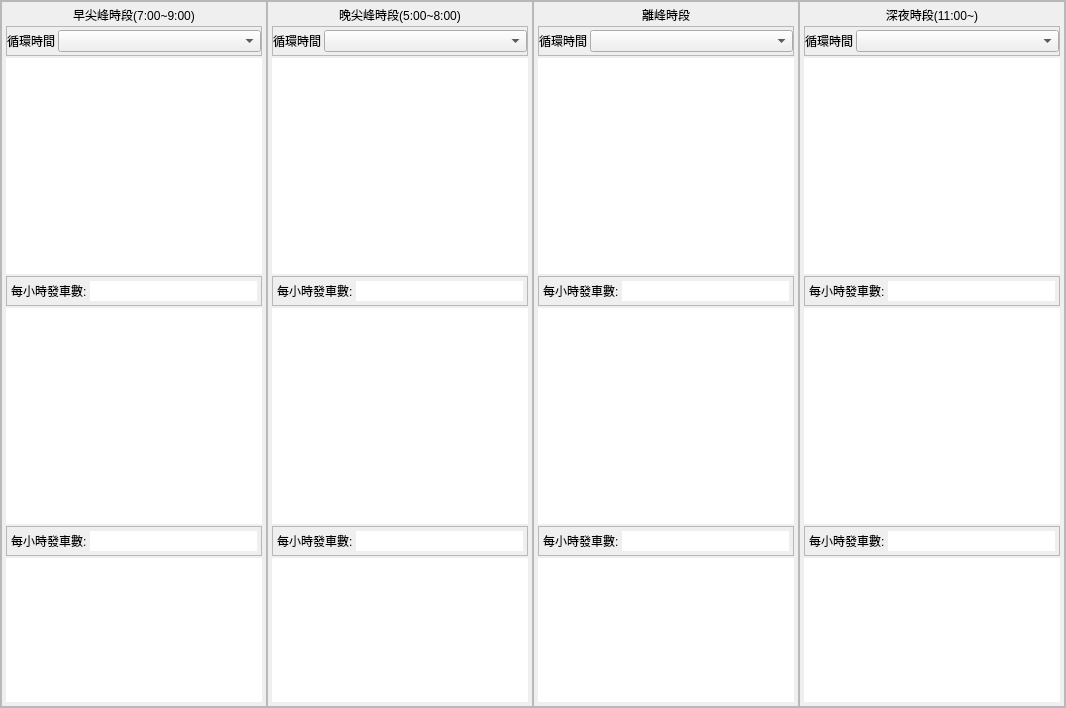
       <widget class="QFrame" name="weekdays_f">
        <property name="sizePolicy">
         <sizepolicy hsizetype="Preferred" vsizetype="Preferred">
          <horstretch>4</horstretch>
          <verstretch>0</verstretch>
         </sizepolicy>
        </property>
        <property name="frameShape">
         <enum>QFrame::Shape::StyledPanel</enum>
        </property>
        <property name="frameShadow">
         <enum>QFrame::Shadow::Raised</enum>
        </property>
        <layout class="QHBoxLayout" name="horizontalLayout">
         <property name="spacing">
          <number>0</number>
         </property>
         <property name="leftMargin">
          <number>0</number>
         </property>
         <property name="topMargin">
          <number>0</number>
         </property>
         <property name="rightMargin">
          <number>0</number>
         </property>
         <property name="bottomMargin">
          <number>0</number>
         </property>
         <item>
          <widget class="QFrame" name="morning_peak_f">
           <property name="frameShape">
            <enum>QFrame::Shape::StyledPanel</enum>
           </property>
           <property name="frameShadow">
            <enum>QFrame::Shadow::Raised</enum>
           </property>
           <layout class="QVBoxLayout" name="verticalLayout_2">
            <property name="spacing">
             <number>2</number>
            </property>
            <property name="leftMargin">
             <number>4</number>
            </property>
            <property name="topMargin">
             <number>4</number>
            </property>
            <property name="rightMargin">
             <number>4</number>
            </property>
            <property name="bottomMargin">
             <number>4</number>
            </property>
            <item>
             <widget class="QLabel" name="morning_peak_l">
              <property name="text">
               <string>早尖峰時段(7:00~9:00)</string>
              </property>
              <property name="alignment">
               <set>Qt::AlignmentFlag::AlignCenter</set>
              </property>
             </widget>
            </item>
            <item>
             <widget class="QFrame" name="cycle_f1">
              <property name="sizePolicy">
               <sizepolicy hsizetype="Preferred" vsizetype="Fixed">
                <horstretch>0</horstretch>
                <verstretch>0</verstretch>
               </sizepolicy>
              </property>
              <property name="minimumSize">
               <size>
                <width>0</width>
                <height>30</height>
               </size>
              </property>
              <property name="maximumSize">
               <size>
                <width>16777215</width>
                <height>30</height>
               </size>
              </property>
              <property name="frameShape">
               <enum>QFrame::Shape::StyledPanel</enum>
              </property>
              <property name="frameShadow">
               <enum>QFrame::Shadow::Raised</enum>
              </property>
              <layout class="QHBoxLayout" name="horizontalLayout_3">
               <property name="spacing">
                <number>3</number>
               </property>
               <property name="leftMargin">
                <number>0</number>
               </property>
               <property name="topMargin">
                <number>2</number>
               </property>
               <property name="rightMargin">
                <number>0</number>
               </property>
               <property name="bottomMargin">
                <number>2</number>
               </property>
               <item>
                <widget class="QLabel" name="cycle_l1">
                 <property name="text">
                  <string>循環時間</string>
                 </property>
                </widget>
               </item>
               <item>
                <widget class="QComboBox" name="cycle_b1">
                 <property name="sizePolicy">
                  <sizepolicy hsizetype="Expanding" vsizetype="Fixed">
                   <horstretch>0</horstretch>
                   <verstretch>0</verstretch>
                  </sizepolicy>
                 </property>
                </widget>
               </item>
              </layout>
             </widget>
            </item>
            <item>
             <widget class="QTableWidget" name="morning_peak_table_up">
              <property name="sizePolicy">
               <sizepolicy hsizetype="Expanding" vsizetype="Expanding">
                <horstretch>0</horstretch>
                <verstretch>3</verstretch>
               </sizepolicy>
              </property>
              <property name="frameShape">
               <enum>QFrame::Shape::NoFrame</enum>
              </property>
             </widget>
            </item>
            <item>
             <widget class="QFrame" name="total_f1_up">
              <property name="frameShape">
               <enum>QFrame::Shape::StyledPanel</enum>
              </property>
              <property name="frameShadow">
               <enum>QFrame::Shadow::Raised</enum>
              </property>
              <layout class="QHBoxLayout" name="horizontalLayout_15">
               <property name="spacing">
                <number>3</number>
               </property>
               <property name="leftMargin">
                <number>4</number>
               </property>
               <property name="topMargin">
                <number>4</number>
               </property>
               <property name="rightMargin">
                <number>4</number>
               </property>
               <property name="bottomMargin">
                <number>4</number>
               </property>
               <item>
                <widget class="QLabel" name="total_l1_up">
                 <property name="text">
                  <string>每小時發車數:</string>
                 </property>
                </widget>
               </item>
               <item>
                <widget class="QLineEdit" name="total_b1_up">
                 <property name="frame">
                  <bool>false</bool>
                 </property>
                 <property name="readOnly">
                  <bool>true</bool>
                 </property>
                </widget>
               </item>
              </layout>
             </widget>
            </item>
            <item>
             <widget class="QTableWidget" name="morning_peak_table_down">
              <property name="sizePolicy">
               <sizepolicy hsizetype="Expanding" vsizetype="Expanding">
                <horstretch>0</horstretch>
                <verstretch>3</verstretch>
               </sizepolicy>
              </property>
              <property name="frameShape">
               <enum>QFrame::Shape::NoFrame</enum>
              </property>
             </widget>
            </item>
            <item>
             <widget class="QFrame" name="total_f1_down">
              <property name="frameShape">
               <enum>QFrame::Shape::StyledPanel</enum>
              </property>
              <property name="frameShadow">
               <enum>QFrame::Shadow::Raised</enum>
              </property>
              <layout class="QHBoxLayout" name="horizontalLayout_9">
               <property name="spacing">
                <number>3</number>
               </property>
               <property name="leftMargin">
                <number>4</number>
               </property>
               <property name="topMargin">
                <number>4</number>
               </property>
               <property name="rightMargin">
                <number>4</number>
               </property>
               <property name="bottomMargin">
                <number>4</number>
               </property>
               <item>
                <widget class="QLabel" name="total_l1_down">
                 <property name="text">
                  <string>每小時發車數:</string>
                 </property>
                </widget>
               </item>
               <item>
                <widget class="QLineEdit" name="total_b1_down">
                 <property name="frame">
                  <bool>false</bool>
                 </property>
                 <property name="readOnly">
                  <bool>true</bool>
                 </property>
                </widget>
               </item>
              </layout>
             </widget>
            </item>
            <item>
             <widget class="QTableWidget" name="morning_peak_table_through">
              <property name="sizePolicy">
               <sizepolicy hsizetype="Expanding" vsizetype="Expanding">
                <horstretch>0</horstretch>
                <verstretch>2</verstretch>
               </sizepolicy>
              </property>
              <property name="frameShape">
               <enum>QFrame::Shape::NoFrame</enum>
              </property>
             </widget>
            </item>
           </layout>
          </widget>
         </item>
         <item>
          <widget class="QFrame" name="nignt_peak_f">
           <property name="frameShape">
            <enum>QFrame::Shape::StyledPanel</enum>
           </property>
           <property name="frameShadow">
            <enum>QFrame::Shadow::Raised</enum>
           </property>
           <layout class="QVBoxLayout" name="verticalLayout_3">
            <property name="spacing">
             <number>2</number>
            </property>
            <property name="leftMargin">
             <number>4</number>
            </property>
            <property name="topMargin">
             <number>4</number>
            </property>
            <property name="rightMargin">
             <number>4</number>
            </property>
            <property name="bottomMargin">
             <number>4</number>
            </property>
            <item>
             <widget class="QLabel" name="night_peak_l">
              <property name="text">
               <string>晚尖峰時段(5:00~8:00)</string>
              </property>
              <property name="alignment">
               <set>Qt::AlignmentFlag::AlignCenter</set>
              </property>
             </widget>
            </item>
            <item>
             <widget class="QFrame" name="cycle_f1_2">
              <property name="sizePolicy">
               <sizepolicy hsizetype="Preferred" vsizetype="Fixed">
                <horstretch>0</horstretch>
                <verstretch>0</verstretch>
               </sizepolicy>
              </property>
              <property name="minimumSize">
               <size>
                <width>0</width>
                <height>30</height>
               </size>
              </property>
              <property name="maximumSize">
               <size>
                <width>16777215</width>
                <height>30</height>
               </size>
              </property>
              <property name="frameShape">
               <enum>QFrame::Shape::StyledPanel</enum>
              </property>
              <property name="frameShadow">
               <enum>QFrame::Shadow::Raised</enum>
              </property>
              <layout class="QHBoxLayout" name="horizontalLayout_4">
               <property name="spacing">
                <number>3</number>
               </property>
               <property name="leftMargin">
                <number>0</number>
               </property>
               <property name="topMargin">
                <number>2</number>
               </property>
               <property name="rightMargin">
                <number>0</number>
               </property>
               <property name="bottomMargin">
                <number>2</number>
               </property>
               <item>
                <widget class="QLabel" name="cycle_l1_2">
                 <property name="text">
                  <string>循環時間</string>
                 </property>
                </widget>
               </item>
               <item>
                <widget class="QComboBox" name="cycle_b1_2">
                 <property name="sizePolicy">
                  <sizepolicy hsizetype="Expanding" vsizetype="Fixed">
                   <horstretch>0</horstretch>
                   <verstretch>0</verstretch>
                  </sizepolicy>
                 </property>
                </widget>
               </item>
              </layout>
             </widget>
            </item>
            <item>
             <widget class="QTableWidget" name="night_peak_table_up">
              <property name="sizePolicy">
               <sizepolicy hsizetype="Expanding" vsizetype="Expanding">
                <horstretch>0</horstretch>
                <verstretch>3</verstretch>
               </sizepolicy>
              </property>
              <property name="frameShape">
               <enum>QFrame::Shape::NoFrame</enum>
              </property>
             </widget>
            </item>
            <item>
             <widget class="QFrame" name="total_f2_up">
              <property name="frameShape">
               <enum>QFrame::Shape::StyledPanel</enum>
              </property>
              <property name="frameShadow">
               <enum>QFrame::Shadow::Raised</enum>
              </property>
              <layout class="QHBoxLayout" name="horizontalLayout_16">
               <property name="spacing">
                <number>3</number>
               </property>
               <property name="leftMargin">
                <number>4</number>
               </property>
               <property name="topMargin">
                <number>4</number>
               </property>
               <property name="rightMargin">
                <number>4</number>
               </property>
               <property name="bottomMargin">
                <number>4</number>
               </property>
               <item>
                <widget class="QLabel" name="total_l2_up">
                 <property name="text">
                  <string>每小時發車數:</string>
                 </property>
                </widget>
               </item>
               <item>
                <widget class="QLineEdit" name="total_b2">
                 <property name="frame">
                  <bool>false</bool>
                 </property>
                 <property name="readOnly">
                  <bool>true</bool>
                 </property>
                </widget>
               </item>
              </layout>
             </widget>
            </item>
            <item>
             <widget class="QTableWidget" name="night_peak_table_down">
              <property name="sizePolicy">
               <sizepolicy hsizetype="Expanding" vsizetype="Expanding">
                <horstretch>0</horstretch>
                <verstretch>3</verstretch>
               </sizepolicy>
              </property>
              <property name="frameShape">
               <enum>QFrame::Shape::NoFrame</enum>
              </property>
             </widget>
            </item>
            <item>
             <widget class="QFrame" name="total_f2_down">
              <property name="frameShape">
               <enum>QFrame::Shape::StyledPanel</enum>
              </property>
              <property name="frameShadow">
               <enum>QFrame::Shadow::Raised</enum>
              </property>
              <layout class="QHBoxLayout" name="horizontalLayout_10">
               <property name="spacing">
                <number>3</number>
               </property>
               <property name="leftMargin">
                <number>4</number>
               </property>
               <property name="topMargin">
                <number>4</number>
               </property>
               <property name="rightMargin">
                <number>4</number>
               </property>
               <property name="bottomMargin">
                <number>4</number>
               </property>
               <item>
                <widget class="QLabel" name="total_l2_down">
                 <property name="text">
                  <string>每小時發車數:</string>
                 </property>
                </widget>
               </item>
               <item>
                <widget class="QLineEdit" name="total_b2_down">
                 <property name="frame">
                  <bool>false</bool>
                 </property>
                 <property name="readOnly">
                  <bool>true</bool>
                 </property>
                </widget>
               </item>
              </layout>
             </widget>
            </item>
            <item>
             <widget class="QTableWidget" name="night_peak_table_through">
              <property name="sizePolicy">
               <sizepolicy hsizetype="Expanding" vsizetype="Expanding">
                <horstretch>0</horstretch>
                <verstretch>2</verstretch>
               </sizepolicy>
              </property>
              <property name="frameShape">
               <enum>QFrame::Shape::NoFrame</enum>
              </property>
             </widget>
            </item>
           </layout>
          </widget>
         </item>
         <item>
          <widget class="QFrame" name="weekdays_off_peak_f">
           <property name="frameShape">
            <enum>QFrame::Shape::StyledPanel</enum>
           </property>
           <property name="frameShadow">
            <enum>QFrame::Shadow::Raised</enum>
           </property>
           <layout class="QVBoxLayout" name="verticalLayout_4">
            <property name="spacing">
             <number>2</number>
            </property>
            <property name="leftMargin">
             <number>4</number>
            </property>
            <property name="topMargin">
             <number>4</number>
            </property>
            <property name="rightMargin">
             <number>4</number>
            </property>
            <property name="bottomMargin">
             <number>4</number>
            </property>
            <item>
             <widget class="QLabel" name="weekdays_off_peak_l">
              <property name="text">
               <string>離峰時段</string>
              </property>
              <property name="alignment">
               <set>Qt::AlignmentFlag::AlignCenter</set>
              </property>
             </widget>
            </item>
            <item>
             <widget class="QFrame" name="cycle_f1_3">
              <property name="sizePolicy">
               <sizepolicy hsizetype="Preferred" vsizetype="Fixed">
                <horstretch>0</horstretch>
                <verstretch>0</verstretch>
               </sizepolicy>
              </property>
              <property name="minimumSize">
               <size>
                <width>0</width>
                <height>30</height>
               </size>
              </property>
              <property name="maximumSize">
               <size>
                <width>16777215</width>
                <height>30</height>
               </size>
              </property>
              <property name="frameShape">
               <enum>QFrame::Shape::StyledPanel</enum>
              </property>
              <property name="frameShadow">
               <enum>QFrame::Shadow::Raised</enum>
              </property>
              <layout class="QHBoxLayout" name="horizontalLayout_5">
               <property name="spacing">
                <number>3</number>
               </property>
               <property name="leftMargin">
                <number>0</number>
               </property>
               <property name="topMargin">
                <number>2</number>
               </property>
               <property name="rightMargin">
                <number>0</number>
               </property>
               <property name="bottomMargin">
                <number>2</number>
               </property>
               <item>
                <widget class="QLabel" name="cycle_l1_3">
                 <property name="text">
                  <string>循環時間</string>
                 </property>
                </widget>
               </item>
               <item>
                <widget class="QComboBox" name="cycle_b1_3">
                 <property name="sizePolicy">
                  <sizepolicy hsizetype="Expanding" vsizetype="Fixed">
                   <horstretch>0</horstretch>
                   <verstretch>0</verstretch>
                  </sizepolicy>
                 </property>
                </widget>
               </item>
              </layout>
             </widget>
            </item>
            <item>
             <widget class="QTableWidget" name="weekdays_off_peak_table_up">
              <property name="sizePolicy">
               <sizepolicy hsizetype="Expanding" vsizetype="Expanding">
                <horstretch>0</horstretch>
                <verstretch>3</verstretch>
               </sizepolicy>
              </property>
              <property name="frameShape">
               <enum>QFrame::Shape::NoFrame</enum>
              </property>
             </widget>
            </item>
            <item>
             <widget class="QFrame" name="total_f3_up">
              <property name="frameShape">
               <enum>QFrame::Shape::StyledPanel</enum>
              </property>
              <property name="frameShadow">
               <enum>QFrame::Shadow::Raised</enum>
              </property>
              <layout class="QHBoxLayout" name="horizontalLayout_17">
               <property name="spacing">
                <number>3</number>
               </property>
               <property name="leftMargin">
                <number>4</number>
               </property>
               <property name="topMargin">
                <number>4</number>
               </property>
               <property name="rightMargin">
                <number>4</number>
               </property>
               <property name="bottomMargin">
                <number>4</number>
               </property>
               <item>
                <widget class="QLabel" name="total_l3_up">
                 <property name="text">
                  <string>每小時發車數:</string>
                 </property>
                </widget>
               </item>
               <item>
                <widget class="QLineEdit" name="total_b3_up">
                 <property name="frame">
                  <bool>false</bool>
                 </property>
                 <property name="readOnly">
                  <bool>true</bool>
                 </property>
                </widget>
               </item>
              </layout>
             </widget>
            </item>
            <item>
             <widget class="QTableWidget" name="weekdays_off_peak_table_down">
              <property name="sizePolicy">
               <sizepolicy hsizetype="Expanding" vsizetype="Expanding">
                <horstretch>0</horstretch>
                <verstretch>3</verstretch>
               </sizepolicy>
              </property>
              <property name="frameShape">
               <enum>QFrame::Shape::NoFrame</enum>
              </property>
             </widget>
            </item>
            <item>
             <widget class="QFrame" name="total_f3_down">
              <property name="frameShape">
               <enum>QFrame::Shape::StyledPanel</enum>
              </property>
              <property name="frameShadow">
               <enum>QFrame::Shadow::Raised</enum>
              </property>
              <layout class="QHBoxLayout" name="horizontalLayout_11">
               <property name="spacing">
                <number>3</number>
               </property>
               <property name="leftMargin">
                <number>4</number>
               </property>
               <property name="topMargin">
                <number>4</number>
               </property>
               <property name="rightMargin">
                <number>4</number>
               </property>
               <property name="bottomMargin">
                <number>4</number>
               </property>
               <item>
                <widget class="QLabel" name="total_l3_down">
                 <property name="text">
                  <string>每小時發車數:</string>
                 </property>
                </widget>
               </item>
               <item>
                <widget class="QLineEdit" name="total_b3_down">
                 <property name="frame">
                  <bool>false</bool>
                 </property>
                 <property name="readOnly">
                  <bool>true</bool>
                 </property>
                </widget>
               </item>
              </layout>
             </widget>
            </item>
            <item>
             <widget class="QTableWidget" name="weekdays_off_peak_table_through">
              <property name="sizePolicy">
               <sizepolicy hsizetype="Expanding" vsizetype="Expanding">
                <horstretch>0</horstretch>
                <verstretch>2</verstretch>
               </sizepolicy>
              </property>
              <property name="frameShape">
               <enum>QFrame::Shape::NoFrame</enum>
              </property>
             </widget>
            </item>
           </layout>
          </widget>
         </item>
         <item>
          <widget class="QFrame" name="weekdays_late_night_f">
           <property name="frameShape">
            <enum>QFrame::Shape::StyledPanel</enum>
           </property>
           <property name="frameShadow">
            <enum>QFrame::Shadow::Raised</enum>
           </property>
           <layout class="QVBoxLayout" name="verticalLayout_5">
            <property name="spacing">
             <number>2</number>
            </property>
            <property name="leftMargin">
             <number>4</number>
            </property>
            <property name="topMargin">
             <number>4</number>
            </property>
            <property name="rightMargin">
             <number>4</number>
            </property>
            <property name="bottomMargin">
             <number>4</number>
            </property>
            <item>
             <widget class="QLabel" name="weekdays_late_night_l">
              <property name="text">
               <string>深夜時段(11:00~)</string>
              </property>
              <property name="alignment">
               <set>Qt::AlignmentFlag::AlignCenter</set>
              </property>
             </widget>
            </item>
            <item>
             <widget class="QFrame" name="cycle_f1_4">
              <property name="sizePolicy">
               <sizepolicy hsizetype="Preferred" vsizetype="Fixed">
                <horstretch>0</horstretch>
                <verstretch>0</verstretch>
               </sizepolicy>
              </property>
              <property name="minimumSize">
               <size>
                <width>0</width>
                <height>30</height>
               </size>
              </property>
              <property name="maximumSize">
               <size>
                <width>16777215</width>
                <height>30</height>
               </size>
              </property>
              <property name="frameShape">
               <enum>QFrame::Shape::StyledPanel</enum>
              </property>
              <property name="frameShadow">
               <enum>QFrame::Shadow::Raised</enum>
              </property>
              <layout class="QHBoxLayout" name="horizontalLayout_6">
               <property name="spacing">
                <number>3</number>
               </property>
               <property name="leftMargin">
                <number>0</number>
               </property>
               <property name="topMargin">
                <number>2</number>
               </property>
               <property name="rightMargin">
                <number>0</number>
               </property>
               <property name="bottomMargin">
                <number>2</number>
               </property>
               <item>
                <widget class="QLabel" name="cycle_l1_4">
                 <property name="text">
                  <string>循環時間</string>
                 </property>
                </widget>
               </item>
               <item>
                <widget class="QComboBox" name="cycle_b1_4">
                 <property name="sizePolicy">
                  <sizepolicy hsizetype="Expanding" vsizetype="Fixed">
                   <horstretch>0</horstretch>
                   <verstretch>0</verstretch>
                  </sizepolicy>
                 </property>
                </widget>
               </item>
              </layout>
             </widget>
            </item>
            <item>
             <widget class="QTableWidget" name="weekdays_late_night_table_up">
              <property name="sizePolicy">
               <sizepolicy hsizetype="Expanding" vsizetype="Expanding">
                <horstretch>0</horstretch>
                <verstretch>3</verstretch>
               </sizepolicy>
              </property>
              <property name="frameShape">
               <enum>QFrame::Shape::NoFrame</enum>
              </property>
             </widget>
            </item>
            <item>
             <widget class="QFrame" name="total_f4_up">
              <property name="frameShape">
               <enum>QFrame::Shape::StyledPanel</enum>
              </property>
              <property name="frameShadow">
               <enum>QFrame::Shadow::Raised</enum>
              </property>
              <layout class="QHBoxLayout" name="horizontalLayout_18">
               <property name="spacing">
                <number>3</number>
               </property>
               <property name="leftMargin">
                <number>4</number>
               </property>
               <property name="topMargin">
                <number>4</number>
               </property>
               <property name="rightMargin">
                <number>4</number>
               </property>
               <property name="bottomMargin">
                <number>4</number>
               </property>
               <item>
                <widget class="QLabel" name="total_l4_up">
                 <property name="text">
                  <string>每小時發車數:</string>
                 </property>
                </widget>
               </item>
               <item>
                <widget class="QLineEdit" name="total_b4_up">
                 <property name="frame">
                  <bool>false</bool>
                 </property>
                 <property name="readOnly">
                  <bool>true</bool>
                 </property>
                </widget>
               </item>
              </layout>
             </widget>
            </item>
            <item>
             <widget class="QTableWidget" name="weekdays_late_night_table_down">
              <property name="sizePolicy">
               <sizepolicy hsizetype="Expanding" vsizetype="Expanding">
                <horstretch>0</horstretch>
                <verstretch>3</verstretch>
               </sizepolicy>
              </property>
              <property name="frameShape">
               <enum>QFrame::Shape::NoFrame</enum>
              </property>
             </widget>
            </item>
            <item>
             <widget class="QFrame" name="total_f4_down">
              <property name="frameShape">
               <enum>QFrame::Shape::StyledPanel</enum>
              </property>
              <property name="frameShadow">
               <enum>QFrame::Shadow::Raised</enum>
              </property>
              <layout class="QHBoxLayout" name="horizontalLayout_12">
               <property name="spacing">
                <number>3</number>
               </property>
               <property name="leftMargin">
                <number>4</number>
               </property>
               <property name="topMargin">
                <number>4</number>
               </property>
               <property name="rightMargin">
                <number>4</number>
               </property>
               <property name="bottomMargin">
                <number>4</number>
               </property>
               <item>
                <widget class="QLabel" name="total_l4_down">
                 <property name="text">
                  <string>每小時發車數:</string>
                 </property>
                </widget>
               </item>
               <item>
                <widget class="QLineEdit" name="total_b4_down">
                 <property name="frame">
                  <bool>false</bool>
                 </property>
                 <property name="readOnly">
                  <bool>true</bool>
                 </property>
                </widget>
               </item>
              </layout>
             </widget>
            </item>
            <item>
             <widget class="QTableWidget" name="weekdays_late_night_table_through">
              <property name="sizePolicy">
               <sizepolicy hsizetype="Expanding" vsizetype="Expanding">
                <horstretch>0</horstretch>
                <verstretch>2</verstretch>
               </sizepolicy>
              </property>
              <property name="frameShape">
               <enum>QFrame::Shape::NoFrame</enum>
              </property>
             </widget>
            </item>
           </layout>
          </widget>
         </item>
        </layout>
       </widget>
